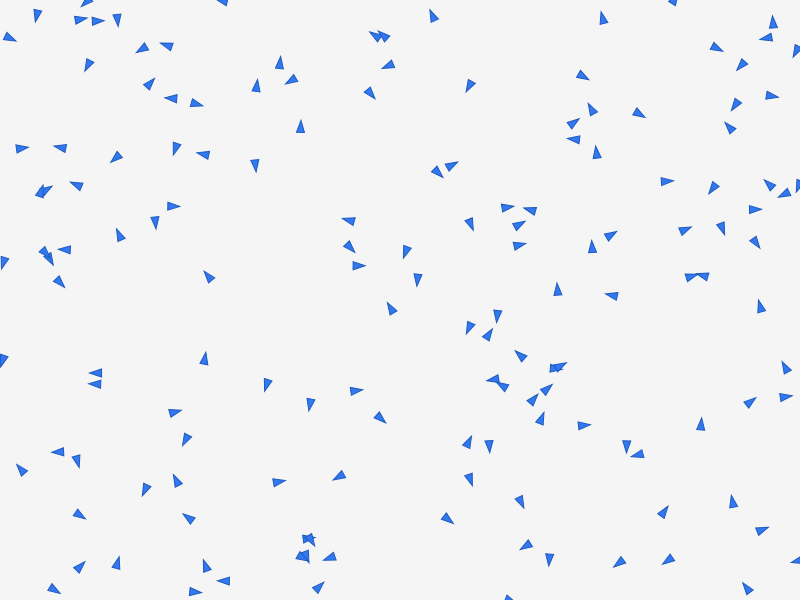
Frame 1 (no input)
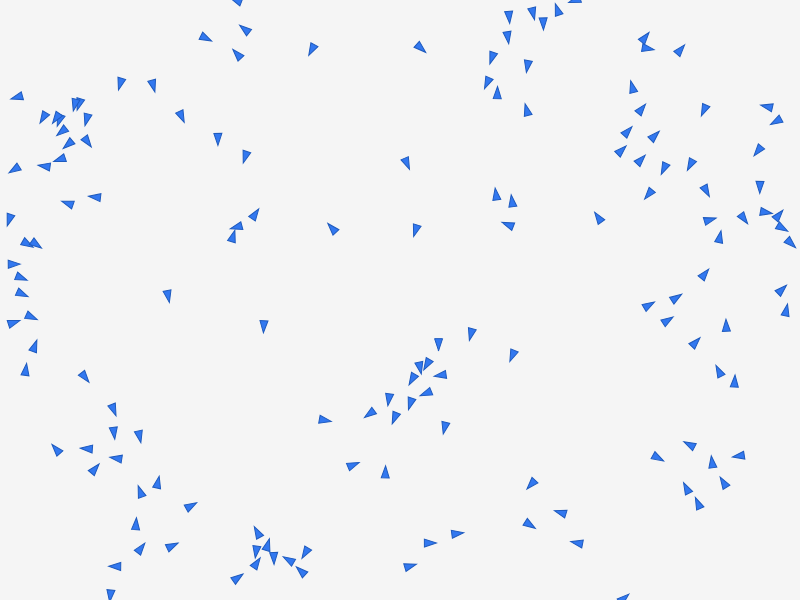
Frame 60 (no input)
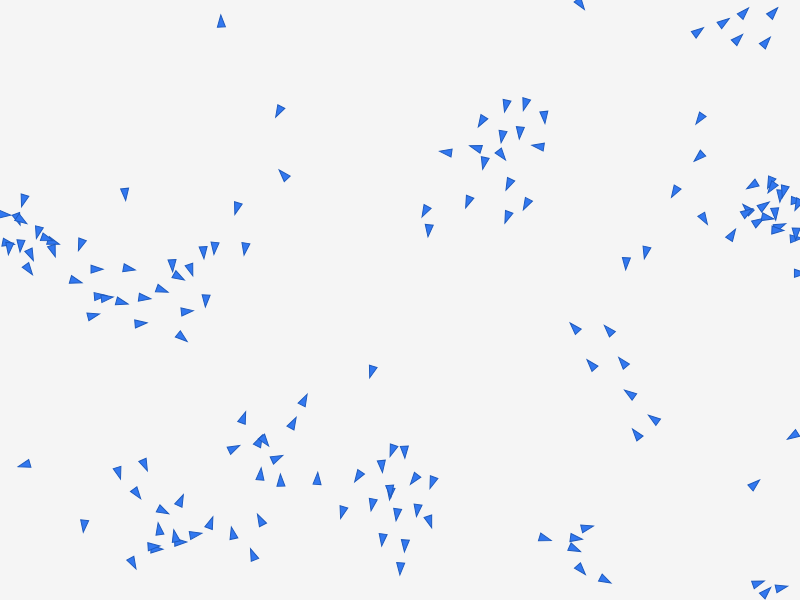
Frame 120 (the mouse pressed at the canvas centre since frame 60)

The p5.js sketch that drew these frames (run headless with seeded random() and noise() and a simulated clock; from frame 60 on, the mouse is pressed at the canvas centre):

// p5.js sketch
// ── sketch.js
const CANVAS_WIDTH = 800;
const CANVAS_HEIGHT = 600;
const INITIAL_BOID_COUNT = 150;

let boids = [];

function setup() {
  createCanvas(CANVAS_WIDTH, CANVAS_HEIGHT);
  for (let i = 0; i < INITIAL_BOID_COUNT; i++) {
    boids.push(new Boid(random(width), random(height)));
  }
}

function draw() {
  background(245);
  for (let boid of boids) {
    boid.edges();
    boid.flock(boids);
  }
  for (let boid of boids) {
    boid.update();
    boid.show();
  }
}

function mouseDragged() {
  boids.push(new Boid(mouseX, mouseY));
}



// ── boid.js
class Boid {
  constructor(x, y) {
    this.position = createVector(x, y);
    this.velocity = p5.Vector.random2D();
    this.velocity.setMag(random(2, 4));
    this.acceleration = createVector(0, 0);
    this.maxForce = 0.05;
    this.maxSpeed = 3.5;
  }

  // Aggregate over neighbors within a perception radius using a mapping function
  // mapFn receives (thisBoid, otherBoid, distance) and should return a p5.Vector to add
  _aggregateNeighbors(boids, perceptionRadius, mapFn) {
    const sum = createVector(0, 0);
    let count = 0;
    for (let other of boids) {
      if (other === this) continue;
      const d = dist(this.position.x, this.position.y, other.position.x, other.position.y);
      if (d < perceptionRadius) {
        sum.add(mapFn(this, other, d));
        count++;
      }
    }
    return { sum, count };
  }

  // Compute steering force toward a target vector (already averaged or computed)
  _steerTowards(targetVector, maxForceScale = 1.0) {
    if (targetVector.magSq() === 0) return createVector(0, 0);
    const desired = targetVector.copy();
    desired.setMag(this.maxSpeed);
    const steer = p5.Vector.sub(desired, this.velocity);
    steer.limit(this.maxForce * maxForceScale);
    return steer;
  }

  edges() {
    if (this.position.x > width) this.position.x = 0;
    if (this.position.x < 0) this.position.x = width;
    if (this.position.y > height) this.position.y = 0;
    if (this.position.y < 0) this.position.y = height;
  }

  align(boids) {
    const perceptionRadius = 50;
    const { sum, count } = this._aggregateNeighbors(
      boids,
      perceptionRadius,
      (_self, other) => other.velocity
    );
    if (count === 0) return createVector(0, 0);
    const averageVelocity = sum.div(count);
    return this._steerTowards(averageVelocity);
  }

  cohesion(boids) {
    const perceptionRadius = 50;
    const { sum, count } = this._aggregateNeighbors(
      boids,
      perceptionRadius,
      (_self, other) => other.position
    );
    if (count === 0) return createVector(0, 0);
    const centerOfMass = sum.div(count);
    const toCenter = p5.Vector.sub(centerOfMass, this.position);
    return this._steerTowards(toCenter);
  }

  separation(boids) {
    const perceptionRadius = 24;
    const { sum, count } = this._aggregateNeighbors(
      boids,
      perceptionRadius,
      (self, other, d) => {
        const diff = p5.Vector.sub(self.position, other.position);
        diff.div(d || 0.0001);
        return diff;
      }
    );
    if (count === 0) return createVector(0, 0);
    const averageRepulsion = sum.div(count);
    return this._steerTowards(averageRepulsion, 1.2);
  }

  flock(boids) {
    const alignment = this.align(boids);
    const cohesion = this.cohesion(boids);
    const separation = this.separation(boids);

    alignment.mult(1.0);
    cohesion.mult(0.8);
    separation.mult(1.5);

    this.acceleration.add(alignment);
    this.acceleration.add(cohesion);
    this.acceleration.add(separation);
  }

  update() {
    this.position.add(this.velocity);
    this.velocity.add(this.acceleration);
    this.velocity.limit(this.maxSpeed);
    this.acceleration.mult(0);
  }

  show() {
    const angle = this.velocity.heading() + radians(90);
    fill(50, 120, 240);
    stroke(30, 90, 190);
    strokeWeight(1);
    push();
    translate(this.position.x, this.position.y);
    rotate(angle);
    beginShape();
    vertex(0, -6);
    vertex(-4, 6);
    vertex(4, 6);
    endShape(CLOSE);
    pop();
  }
}
